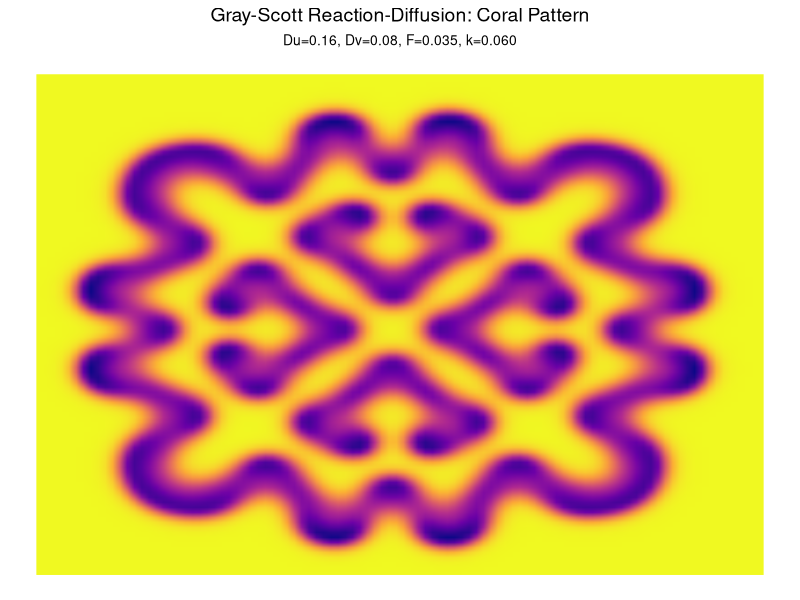
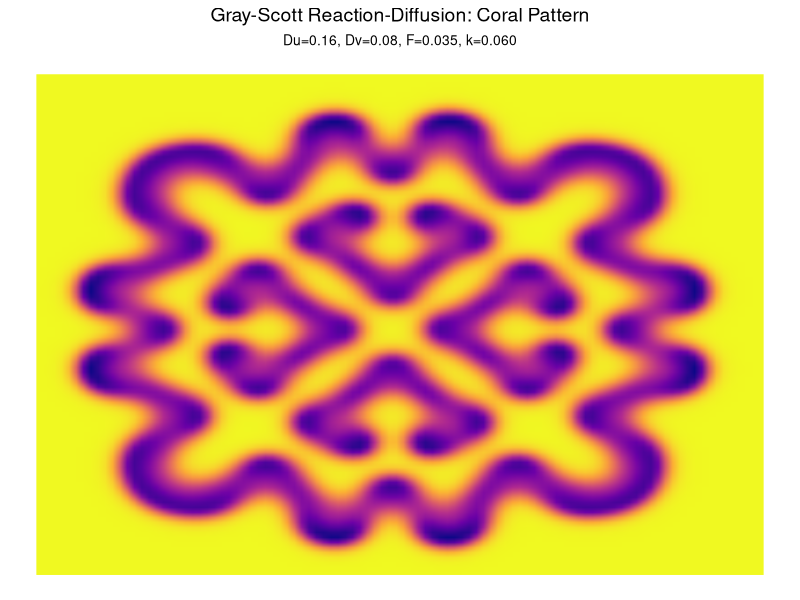

Write the R code that produced these figures, in order.
# Libraries
library(ggplot2)
library(dplyr)

# Parameters (The 'Coral' preset)
Du <- 0.16  # Diffusion rate of U
Dv <- 0.08  # Diffusion rate of V
F <- 0.035  # Feed rate
k <- 0.060  # Kill rate
N <- 100    # Grid size (N x N)
dt <- 1     # Time step size
steps <- 2000 # Total iterations

# Initialize concentrations: U(x,y,t=0), V(x,y,t=0)
U <- matrix(1, nrow = N, ncol = N)
V <- matrix(0, nrow = N, ncol = N)

# Initial perturbation (10x10 noisy square in the center)
set.seed(123)
V[(N/2-5):(N/2+4), (N/2-5):(N/2+4)] <- runif(100, min = 0.5, max = 1)

# Laplacian kernel (finite differences)
laplacian <- function(X) {
  X_ext <- rbind(X[N, ], X, X[1, ])  # Periodic boundary (top-bottom)
  X_ext <- cbind(X_ext[, N], X_ext, X_ext[, 1]) # Periodic (left-right)
  lap <- (
    X_ext[1:N, 2:(N+1)] + X_ext[3:(N+2), 2:(N+1)] +  # Up/Down
    X_ext[2:(N+1), 1:N] + X_ext[2:(N+1), 3:(N+2)] - # Left/Right
    4 * X_ext[2:(N+1), 2:(N+1)] # Center
  )
  lap
}

# Main Reaction-Diffusion Loop
for (step in 1:steps) {
  # Compute Laplacians ∇²U and ∇²V
  Lu <- laplacian(U)
  Lv <- laplacian(V)
  
  # Reaction-diffusion equations (Euler method)
  U_new <- U + dt * (Du * Lu - U * V^2 + F * (1 - U))
  V_new <- V + dt * (Dv * Lv + U * V^2 - (F + k) * V)
  
  # Enforce boundary conditions (0 ≤ U,V ≤ 1)
  U_new[U_new < 0] <- 0
  U_new[U_new > 1] <- 1
  V_new[V_new < 0] <- 0
  V_new[V_new > 1] <- 1
  
  # Update concentrations
  U <- U_new
  V <- V_new
  
  # Progress bar
  if (step %% 100 == 0) cat(sprintf("Step %d/%d\n", step, steps))
}

# Convert V (final state) to a data.frame for ggplot
df_plot <- expand.grid(x = 1:N, y = 1:N) %>%
  mutate(V = as.vector(V))

# High-Res Heatmap Visualization
ggplot(df_plot, aes(x, y, fill = V)) +
  geom_raster(interpolate = TRUE) +
  scale_fill_viridis_c(option = "plasma", direction = -1) +
  labs(
    title = "Gray-Scott Reaction-Diffusion: Coral Pattern",
    subtitle = sprintf("Du=%.2f, Dv=%.2f, F=%.3f, k=%.3f", Du, Dv, F, k),
    x = "", y = ""
  ) +
  theme_void() +
  theme(legend.position = "none",
        plot.title = element_text(hjust = 0.5, size = 14),
        plot.subtitle = element_text(hjust = 0.5, size = 10))

# Optional: Save high-res PNG
ggsave("gray_scott_coral.png", width = 8, height = 8, dpi = 300)